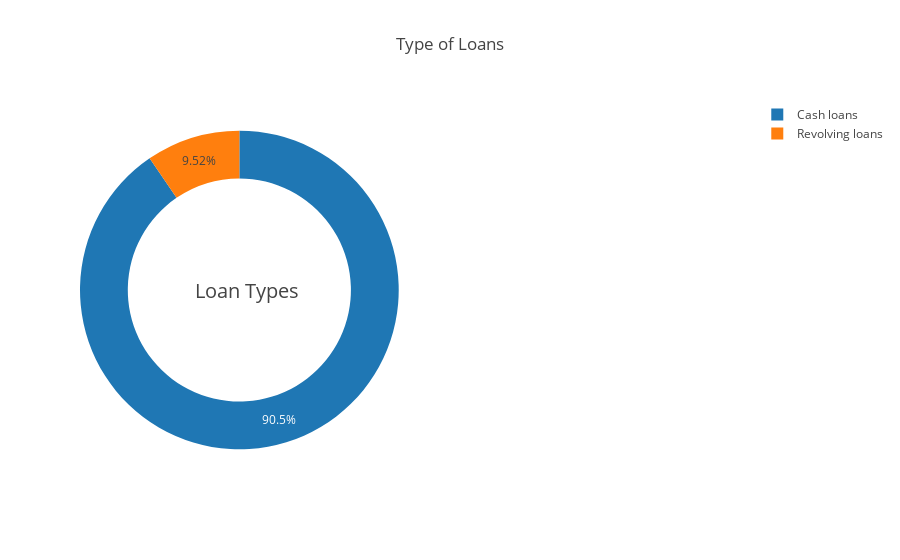

This figure's notebook cell:
### Code cell
temp = application_train['NAME_CONTRACT_TYPE'].value_counts()
fig = {
    "data": [
        {
        "values": temp.values,
        "labels": temp.index,
        "domain": {"x": [0, .48]},
        "hole": .7,
        "type":"pie"
        },
],
    "layout": {
        "title": "Type of Loans",
        "annotations": [
            {
                "font": {
                    "size": 20                    
                },
                "showarrow": False,
                "text": "Loan Types",
                "x": 0.17,
                "y": 0.5
            }
            
        ]
    }
}
iplot(fig, filename='donut')

### Figure 1 — Plotly figure (JSON) as saved in the notebook; plotly's stock layout.template omitted (floating-point values rounded to 4 significant figures)
{"data": [{"domain": {"x": [0, 0.48]}, "hole": 0.7, "labels": ["Cash loans", "Revolving loans"], "type": "pie", "values": [278232, 29279]}], "layout": {"annotations": [{"font": {"size": 20}, "showarrow": false, "text": "Loan Types", "x": 0.17, "y": 0.5}], "title": "Type of Loans"}}
